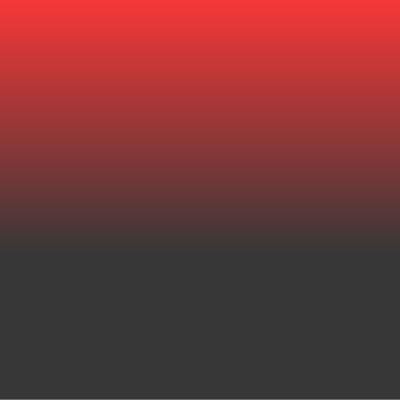
Frame 1 (no input)
Frame 60 (no input): identical to frame 1, image omitted
Frame 120 (the mouse pressed at the canvas centre since frame 60): identical to frame 1, image omitted

The p5.js sketch that drew this single still picture (run headless with seeded random() and noise() and a simulated clock; from frame 60 on, the mouse is pressed at the canvas centre):

// p5.js sketch
// ── sketch.js
//Utilizando linhas horizontais, crie um degradê que começa vermelho em cima e termina preto embaixo.
let i;
function setup() {
  createCanvas(400, 400);
}

function draw() {

  background(220);
   for(i = 0; i<width; i++){
     
     stroke(255-i,0,0);
     line(0, i, 400, i);
    
    
  }

}
